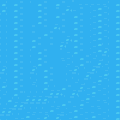

The image is a tile-based game level rendered from a .tmx file. Its description and complete source (layers, tilesets, objects, tile grids) follow:
An orthogonal 20x20 tile map with 6x6 px tiles, 1 tile layer (Tile Layer 1).

<map version="1.0" orientation="orthogonal" renderorder="right-down" width="20" height="20" tilewidth="6" tileheight="6" nextobjectid="1">
 <tileset firstgid="1" name="tileset3" tilewidth="6" tileheight="6" tilecount="149200" columns="373">
  <image source="tileset/tileset3.png" width="2240" height="2400" />
 </tileset>
 <layer name="Tile Layer 1" width="20" height="20">
  <data encoding="csv">
25861,25860,25861,25862,25863,25860,25861,25862,25863,25861,25862,25863,26609,26982,26982,26982,26982,26982,25860,25861,
25861,25860,25861,25862,25863,25863,25861,25862,25863,25862,25863,26236,26982,25862,25863,26979,26980,26981,25860,25861,
25860,25860,25861,25862,25863,25863,25861,25862,25863,25861,25862,25863,25861,25862,25863,26979,26980,26981,25860,25861,
25860,25860,25861,25862,25863,25863,25861,25862,25863,25863,25862,25863,25861,25862,25863,26979,26980,26981,25860,25861,
25860,25860,25861,25862,25863,25862,25863,25862,25863,26236,25862,25863,25861,25862,25863,26979,26980,26981,25860,25861,
25860,25860,25861,25862,25863,25862,25863,25861,25862,25863,25862,25863,25861,25862,25863,26979,26980,26981,25860,25861,
25860,25860,25861,25862,25863,25861,25862,25863,25862,25863,25863,26236,25861,25862,25863,26979,26980,26981,25860,25861,
25860,25860,25861,25862,25863,25861,25862,25863,25862,25863,26236,26609,25861,25862,25863,26979,26980,25860,25860,25861,
25860,25860,25861,25862,25863,25860,25861,25862,25863,25863,26609,26982,25861,25862,25863,26979,26980,26233,25860,25861,
25860,25860,25861,25862,25863,25860,25861,25862,25863,25863,26982,26982,25860,25861,25862,26979,25860,26606,25860,25861,
25860,25860,25861,25862,25863,25860,25861,25862,25863,25863,26981,26982,25860,25861,25862,25860,26233,26979,25860,25861,
26233,25860,25861,25862,25863,26233,25860,25861,25862,25863,25863,26979,26233,25860,25860,26233,26606,26979,25860,25861,
26606,25860,25861,25862,25863,26606,25860,25861,25862,25863,25863,25860,26606,25860,26233,26606,26979,26980,25860,25861,
26979,25860,25861,25862,25863,26979,25860,25861,25862,25863,25863,25860,26979,25860,26606,26979,26980,26981,25860,25861,
26980,25860,25861,25862,25863,26981,25860,25861,25860,25860,25861,25862,25863,26233,26979,26980,26981,26982,25860,25861,
26979,25860,25861,25862,25860,25860,25860,25860,26233,26233,26234,26235,26236,26606,26979,26980,26981,26982,25860,25861,
25860,25861,25860,25860,26233,26233,26233,26233,26606,26606,26607,26608,26609,26979,26980,26981,26982,26982,25860,25861,
25860,25860,26233,26233,26606,26606,26606,26606,26979,26979,26980,26981,26982,26980,26981,26982,26982,26981,25860,25861,
26233,26233,26606,26606,26979,26979,26979,26979,26980,26981,26982,26979,26980,26981,26982,26982,26981,26982,25860,25861,
26606,26606,26979,26979,26980,26981,26982,26233,25860,26233,26606,26979,26980,26981,26982,26980,26981,26982,25860,25861
</data>
 </layer>
</map>
